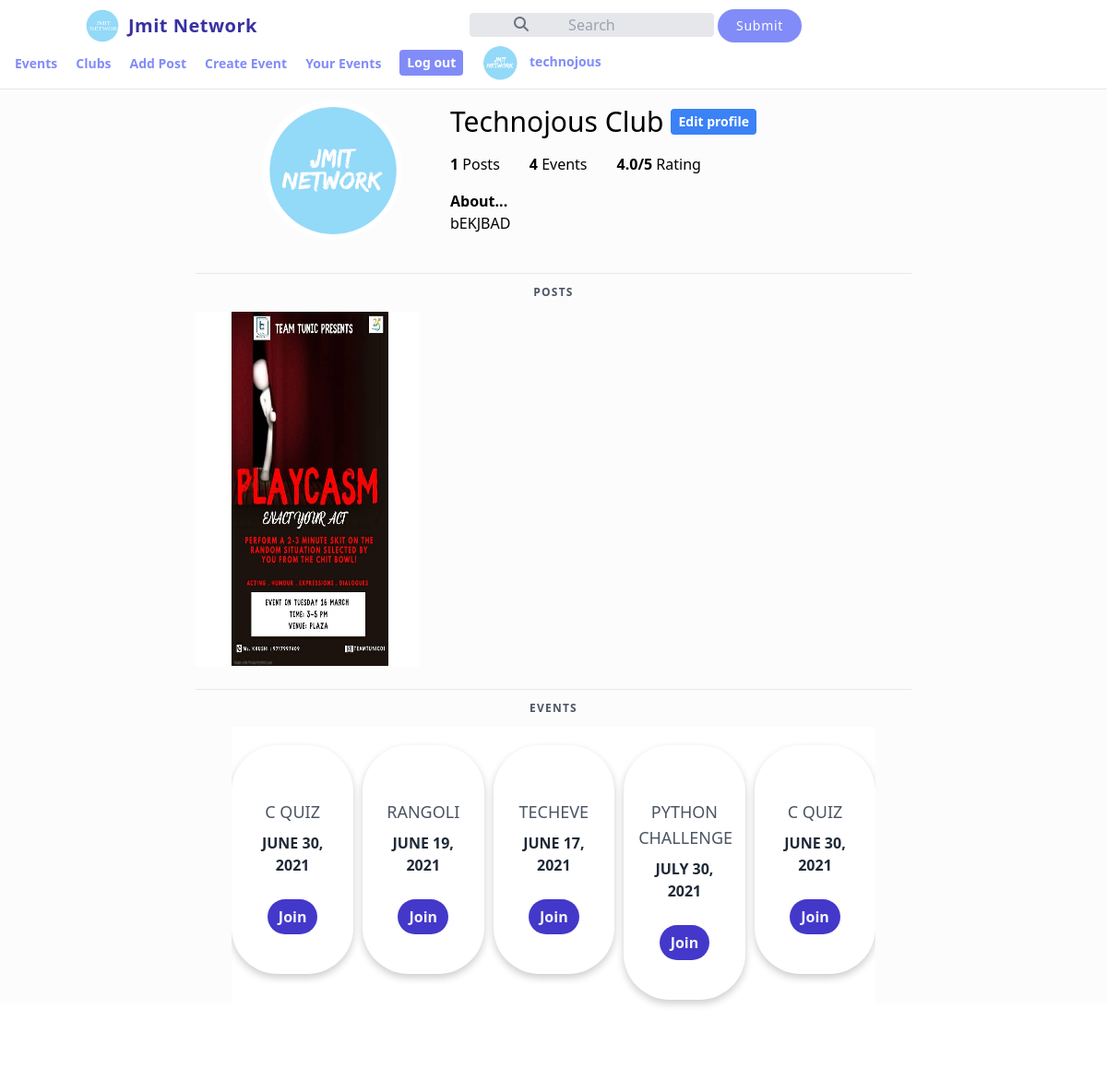
Screenshot of /users/technojous/ (signed in) with the database file from the repository.
### users/models.py (models this page shows, shortened)
class Profile(models.Model):
    user = models.OneToOneField(User, on_delete=models.CASCADE)
    website = models.URLField(max_length=200, blank=True)
    biography = models.TextField(blank=True)
    phone_number = models.CharField(max_length=20, blank=True)
    is_student = models.BooleanField(default=True)
    is_club = models.BooleanField(default=False)
    picture = models.ImageField(
        upload_to='users/pictures',
        blank=True,
        null=True
    )
    created = models.DateTimeField(auto_now_add=True)
    modified = models.DateTimeField(auto_now=True)

### posts/models.py (models this page shows, shortened)
class Post(models.Model):
    id = models.UUIDField(primary_key=True, default=uuid.uuid4, editable=False)
    profile = models.ForeignKey(Profile, on_delete=models.CASCADE,related_name='author')
    title = models.CharField(max_length=255)
    photo = models.ImageField(upload_to='posts/photos')
    created = models.DateTimeField(auto_now_add=True)
    modified = models.DateTimeField(auto_now=True)
    liked=models.ManyToManyField(User,default=None,blank=True,related_name='Liked')

### events/models.py (models this page shows, shortened)
class event(models.Model):
    id = models.UUIDField(primary_key=True, default=uuid.uuid4, editable=False)
    club_name= models.ForeignKey(User, on_delete=models.CASCADE)
    event_name=models.CharField(max_length=256)
    description=models.TextField()
    event_date=models.DateField()
    date_created = models.DateTimeField(auto_now_add=True, blank=True)
    link=models.CharField(max_length=1000)

### users/views.py (the view)
class UserDetailView(DetailView):
    template_name = 'users/detail.html'
    slug_field = 'username'
    slug_url_kwarg = 'username_slug'
    queryset = User.objects.all()
    context_object_name = 'user'
    def get_context_data(self, **kwargs):
        context = super().get_context_data(**kwargs)
        user = self.get_object()
        context['posts'] = Post.objects.filter(profile__user=user).order_by('-created')
        x=User.objects.get(username=user.username)
        main2=rate()
        val=0
        ev=event.objects.filter(club_name=x)
        ev2=list(ev)
        ev2.reverse()
        context['ev']=ev2
        for i in range(len(main2)):
            if str(main2[i][0])==str(x):
                val=main2[i][1]
        context['val']=val
        context['events']=event.objects.filter(club_name_id=x.id)
        return context

### users/views.py (called while the page is built)
def rate():
    n=Profile.objects.filter(Q(is_club=True))
    b=clubrating.objects.all()
    no_of_clubs=[]
    for i in n:
        no_of_clubs.append(i.user.username)
    all_rating=[]
    main=[]
    for i in b:
        all_rating.append([i.club,i.stars])
    for i in range(len(no_of_clubs)):
        sp=[]
        for j in range(len(all_rating)) :
            if all_rating[j][0]==no_of_clubs[i]:
                sp.append(all_rating[j][1])
        if len(sp)==0:
            main.append(sum(sp))
        else:
            main.append(sum(sp)/len(sp))
    main2=[]
    for i in range(len(main)):
        main2.append([no_of_clubs[i],main[i]])
    return main2

### templates/users/detail.html (shortened to what this page needs)
{% extends "base.html" %}
{% load tailwind_filters %}
{%load static%}
{% block head_content %}
<link rel="stylesheet" href="https://cdnjs.cloudflare.com/ajax/libs/OwlCarousel2/2.1.3/assets/owl.carousel.min.css">
{% endblock %}
{% block container %}
<br><br><br>
<main class="bg-gray-100 bg-opacity-25">
  <div class="lg:w-8/12 lg:mx-auto mb-8">
    <header class="flex flex-wrap items-center p-4 md:py-8">
      <div class="md:w-3/12 md:ml-16">
        {%if user.profile.picture%}
          <img class="w-20 h-20 md:w-40 md:h-40 object-cover rounded-full
                         p-1" src="{{ user.profile.picture.url }}" alt="@{{ i.user.username}}">
        {%else%}
        <img class="w-20 h-20 md:w-40 md:h-40 object-cover rounded-full
                      p-1" src="{% static 'img/default-profile.png'%}" alt="">
        {%endif%}
      </div>
      <div class="w-8/12 md:w-7/12 ml-4">
        <div class="md:flex md:flex-wrap md:items-center mb-4">
          <h2 class="text-3xl inline-block font-light md:mr-2 mb-2 sm:mb-0">
            {{ user.first_name }} {{ user.last_name }}
          </h2>
          {% if user == request.user %}
          <a href="{% url "users:update_profile" %}" class="bg-blue-500 px-2 py-1
                        text-white font-semibold text-sm rounded block text-center
                        sm:inline-block block">Edit profile</a>
            {% endif %}
        </div>
        {%if user.profile.is_club%}
        <ul class="hidden md:flex space-x-8 mb-4">
          <li>
            <span class="font-semibold">{{posts.count}}</span>
            Posts
          </li>
          <li>
            <span class="font-semibold">{{events.count}}</span>
            Events
          </li>
          <li>
            <span class="font-semibold">{{val|floatformat:1}}/5</span>
            Rating
          </li>
        </ul>
        {% endif %}
        <div class="hidden md:block">
          <h1 class="font-semibold">About...</h1>
          <p>{{ user.profile.biography }}</p>
        </div>
      </div>
    </header>
    <div class="px-px md:px-3">
      <ul class="flex items-center justify-around md:justify-center space-x-12
                    uppercase tracking-widest font-semibold text-xs text-gray-600
                    border-t">
        {%if user.profile.is_club%}
        <li>
          <a class="inline-block p-3" href="#">
            <span class="hidden md:inline">Posts</span>
          </a>
        </li>
        {% endif %}
      </ul>
    {%if posts%}
      <div class="flex flex-wrap flex-col -mx-px md:-mx-3 sm:flex-row" id="user-posts">
          {% for post in posts %}
        <div  style="display:flex; justify-content: center;align-items:center;" class="ex w-1/3 p-px md:px-3">
          <a href="">
            <article class="post relative md:mb-6">
              <img class="w-96 h-96"  src="{{ post.photo.url }}" alt="{{ post.title }}">
            </article>
          </a>
        </div>
        {% endfor %}
      </div>
      {%else%}
      {%if user.profile.is_club%}
      <center><h1>No posts at present</h1></center>
      {%endif%}
      {%endif%}
      <ul class="flex items-center justify-around md:justify-center space-x-12
                    uppercase tracking-widest font-semibold text-xs text-gray-600
                    border-t">
        {%if user.profile.is_club%}
        <li>
          <a class="inline-block p-3" href="#">
            <span class="hidden md:inline">Events</span>
          </a>
        </li>
        {% endif %}
      </ul>
      {%if user.profile.is_club%}
      {%if ev%}
      <div class="carousel-wrap">
      <div class="owl-carousel">
        {% for i in ev %}
        <div class="card item">
          <br><br>
            <center>
      <div class="container">
        <h3 class="font-medium text-gray-600 text-lg my-2 uppercase">{{i.event_name}}</h3>
        <h3 class="font-medium font-bold text-gray-800 text-md my-2 uppercase">{{i.event_date}}</h3>
        <br>
        <a href="{{i.link}}" class="hover:bg-gray-700 rounded-full py-2 px-3 font-semibold hover:text-white bg-indigo-700 text-gray-100">Join</a>
      </div>
    </center>
    <br><br>
    </div>
    {%endfor%}
        </div>
    </div>
    {%else%}
    <center><h1>No events at present</h1></center>
    {%endif%}
      {%endif%}
    </div>
  </div>
</main>
{% endblock %}

### templates/nav.html (shortened to what this page needs)
{% load static %}
<nav id="header" class="w-full z-30 top-0 fixed border-b px-4 py-2 bg-white">
<div class="flex flex-wrap items-center justify-between md:justify-around">
      <div class="cursor-pointer flex items-center mr-20">
          <div>
            <a href="{% url "posts:feed"%}">
            <svg class="w-10" xmlns="http://www.w3.org/2000/svg" version="1.1" xmlns:xlink="http://www.w3.org/1999/xlink" xmlns:svgjs="http://svgjs.com/svgjs"
            height="100%" width="100%" id="Layer_1" x="0px" y="0px" viewBox="0 0 300 300">
              <g id="svg-container" transform="matrix(3.28,0,0,3.28,102.02999237060547,58.667624168396)">
                <g id="headline" transform="matrix(1,0,0,1,0,1.7763568394002505e-15)">
                  <text data-font-id="1204" font-family="edo" id="headline_0" transform="matrix(1,0,0,1,0,24.875874125874127)" svgjs:data="{&quot;leading&quot;:&quot;1.3&quot;}">
                    <tspan id="headline_0_word_0" fill="#ffffff" svgjs:data="{&quot;leading&quot;:&quot;1.3&quot;}">
                      JMIT
                    </tspan>
                  </text>
                  <text data-font-id="1204" font-family="edo" id="headline_1" transform="matrix(1,0,0,1,-17.125,39.21057636287663)" svgjs:data="{&quot;leading&quot;:&quot;1.3&quot;}">
                    <tspan id="headline_1_word_0" fill="#ffffff" svgjs:data="{&quot;leading&quot;:&quot;1.3&quot;}">
                      NETWORK
                    </tspan>
                  </text>
                </g>
              </g>
            </svg>
            </a>
          </div>
          <div class="text-xl text-indigo-800 text-bold tracking-wide ml-2 font-semibold">
            <a href="{%url "posts:feed"%}">Jmit Network</a>
          </div>
      </div>
  <div class="relative hidden sm:block text-gray-500 mr-60">
    <form action="/users/search/" method="post">
        <input class="search-bar max-w-xs border rounded bg-gray-200 px-4
              text-center outline-none focus:border-gray-400" type="text" name="search" placeholder="Search">
        <input class="mb-2 md:mb-0 bg-indigo-400 px-5 py-2 text-sm shadow-sm font-medium tracking-wider text-white rounded-full hover:shadow-lg hover:bg-indigo-500" type="submit" name="submit">
    </form>
    <i class="fa fa-search absolute top-1 left-0 ml-12 mt-1"></i>
  </div>
<div class="down w-full flex-grow lg:flex lg:items-center lg:w-auto hidden mt-2 lg:mt-0 bg-white lg:bg-transparent text-black p-4 lg:p-0 z-20" id="nav-content">
  <div class="space-x-4">
      <ul class="list-reset lg:flex justify-end flex-1 items-center">
    <li class="mr-5">  <a class="inline-block text-indigo-400 font-semibold text-sm" href="{% url 'events:list' %}">Events</a>   </li>
    <li class="mr-5">  <a class="inline-block text-indigo-400 font-semibold text-sm" href="{% url 'users:clubs' %}">Clubs</a>  </li>
    {%if request.user.profile.is_club%}
    <li class="mr-5">  <a class="inline-block text-indigo-400 font-semibold text-sm" href="{% url 'posts:create_post' %}">Add Post</a>  </li>
    <li class="mr-5">  <a class="inline-block text-indigo-400 font-semibold text-sm" href="{% url 'events:create' %}">Create Event</a>  </li>
    <li class="mr-5">  <a class="inline-block text-indigo-400 font-semibold text-sm" href="{% url 'events:your_events' %}">Your Events</a>  </li>
    {%endif%}
    <li class="mr-5">  <a class="inline-block bg-indigo-400 px-2 py-1 text-white font-semibold
                         text-sm rounded" href="{% url 'users:logout' %}">Log out</a>  </li>
    {% if request.user.profile.picture %}
    <li class="mr-5 {%if request.user.profile.is_club%}last-ni{%else%}last-ni-2{%endif%}">  <a class="inline-block text-indigo-400 font-semibold text-sm" href="{% url "users:detail" request.user.username %}">
        <img src="{{ request.user.profile.picture.url }}" class="inline object-cover w-10 h-10 mr-2 rounded-full"/>
        <span>{{ request.user.username }}</span>
    </a>
    {% else %}
     <a class="inline-block text-indigo-400 font-semibold text-sm" href="{% url "users:detail" request.user.username %}">
    <img src="{% static 'img/default-profile.png' %}" class="inline object-cover w-10 h-10 mr-2 rounded-full"/>
    <span>{{ request.user.username }}</span>
    </a>
    </li>
    {% endif %}
  </ul>
  </div>
</div>
</div>
</nav>

### templates/users/detail.html (style rules this page uses)
.carousel-wrap { height: 300px; margin: auto; width: 90%; position: relative; z-index: 100; background-color: white; }
.owl-carousel .item { position: relative; z-index: 100; -webkit-backface-visibility: hidden; }
.card { margin-top: 20px; box-shadow: 0 4px 8px 0 rgba(0,0,0,0.2); transition: 0.3s; border-radius: 50px; margin-bottom: 100px; }
.container { padding: 2px 16px; }

### rows the page displays
Post: photo (picture)
event: event_name "PYTHON CHALLENGE", event_date "JULY 30, 2021"
event: event_name "C QUIZ", event_date "JUNE 30, 2021"
event: event_name "RANGOLI", event_date "JUNE 19, 2021"
event: event_name "TECHEVE", event_date "JUNE 17, 2021"

### other values shown
{{ request.user.username }} "technojous"
{{ user.first_name }} "Technojous"
{{ user.last_name }} "Club"
{{ posts.count }} "1"
{{ events.count }} "4"
{{ val|floatformat:1 }} "4.0"
{{ user.profile.biography }} "bEKJBAD"
